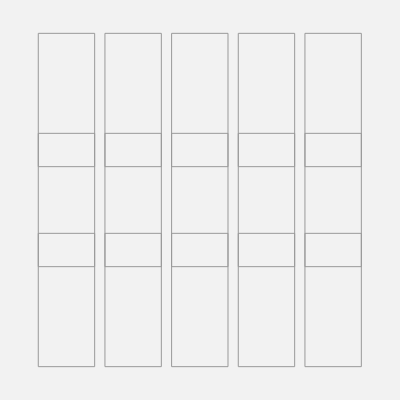
Frame 1 (no input)
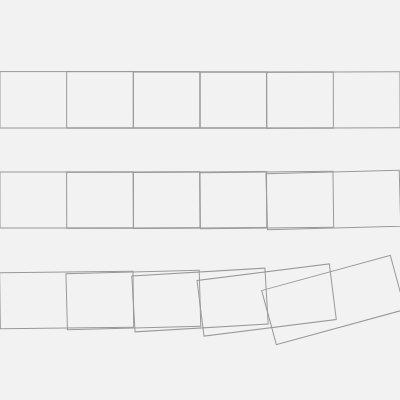
Frame 60 (no input)
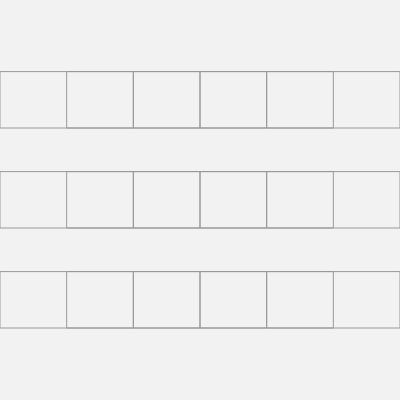
Frame 120 (the mouse pressed at the canvas centre since frame 60)

The p5.js sketch that drew these frames (run headless with seeded random() and noise() and a simulated clock; from frame 60 on, the mouse is pressed at the canvas centre):

// p5.js sketch
// ── sketch.js
let x_num = 5;
let y_num = 3;
let rotate_rect;

let output_canvas;
function setup() {
  let p5Element = createCanvas(400, 400);
  frameRate(30);
  colorMode(HSB, 360, 100, 100, 100);
  noFill();
  stroke(0,0,60);
  angleMode(DEGREES); // rotateRectクラス用
  rectMode(CENTER); // rotateRectクラス用
  rotate_rect = new rotateRect(x_num, y_num);
  rotate_rect.initialize_all();

  // output_canvas = new OutputCanvas(p5Element.canvas,"gif",180); // ファイル出力
}
function draw() {
  background(0, 0, 95);
  rotate_rect.run();

  //   text(`angle : ${floor(rotate_rect.current_angle[0])}
  // t : ${rotate_rect.t[0]}`, -100, 100);

  // output_canvas.run(frameCount); // ファイル出力
}

class rotateRect {
  constructor(x_num, y_num) {
    this.x_num = x_num;
    this.y_num = y_num;
    this.rect_width =width/this.x_num*0.7;
    this.rect_height=height/this.y_num;
    this.num = x_num * y_num;
    this.my_easing = new myEasing();

    // オブジェクトによって内容が変わるので配列にする
    this.current_angle = [];
    this.t = [];
    this.waitCount = [];
  }
  initialize(_i) {
    this.current_angle[_i] = 0;
    this.t[_i] = 0;
    this.waitCount[_i] = 5 * _i;
  }
  initialize_all() {
    for (let i = 0; i < this.num; i++) {
      this.initialize(i);
    }
  }
  run() {
    this.display_all();
    this.update_all();
  }
  display_all() {
    for (let cnt_y = 0; cnt_y < this.y_num; cnt_y++) {
      for (let cnt_x = 0; cnt_x < this.x_num; cnt_x++) {
        const _i = cnt_y * this.y_num + cnt_x;
        const _x = (cnt_x + 1) / (this.x_num + 1) * width;
        const _y = (cnt_y + 1) / (this.y_num + 1) * height;
        push();
        translate(_x, _y);
        rotate(this.current_angle[_i]);
        rect(0, 0, this.rect_width, this.rect_height);
        pop();
      }
    }
  }
  update_all() {
    for (let i = 0; i < this.num; i++) {
      if (this.waitCount[i] <= 0) {
        this.current_angle[i] = this.my_easing.get(this.t[i]) * 90;
        this.t[i] += 0.02;
      }
      this.waitCount[i]--;
    }
    // 最終要素のtが1を超えたらすべて初期化
    if(this.t[this.num - 1] > 1){
      this.initialize_all();
    }
  }
}

class myEasing {
  constructor() {
    this.p = 0.1;
    this.s = 1.70158;
  }
  get(t) {
    if (t <= 0) {
      return 0;
    }
    if (t >= 1.0) {
      return 1.0;
    }
    let _angle = (t - this.s) * 2 / this.p
    return pow(2, -10 * t) * sin(_angle) + 1.0;
  }
}
